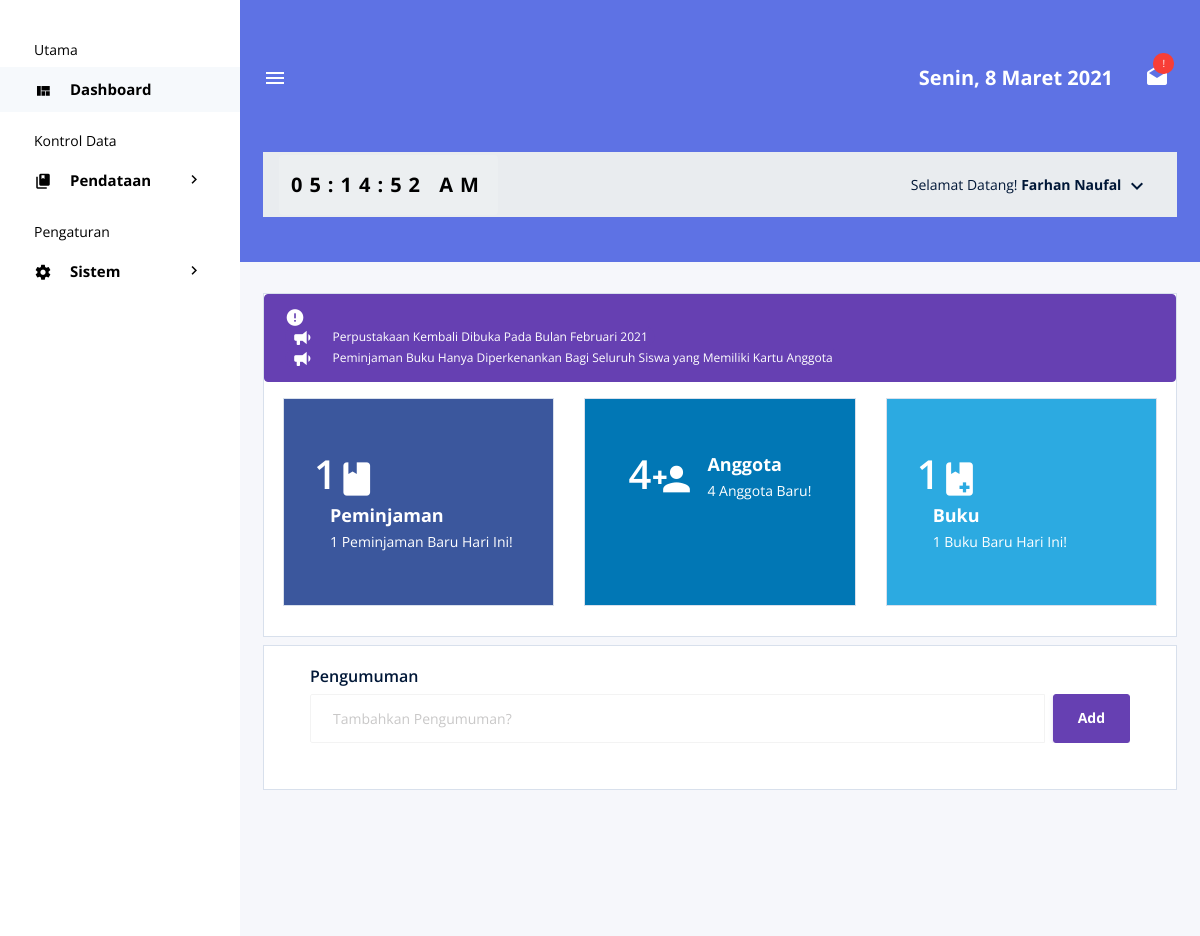
Screenshot of /views/Admin/Dashboard (signed in) with the database file from the repository.
### tables this page shows
CREATE TABLE `akun` (
  `id_anggota` varchar(10) NOT NULL,
  `email` varchar(50) NOT NULL,
  `password` varchar(255) NOT NULL,
  `rfid` varchar(100) DEFAULT NULL,
  `no_hp` varchar(16) NOT NULL,
  `nama` varchar(50) NOT NULL,
  `jekel` enum('LK','PR') NOT NULL,
  `kelas` varchar(50) NOT NULL,
  `level` enum('Admin','Petugas','NSiswa','Siswa') NOT NULL
);

CREATE TABLE `pengumuman` (
  `id` int(11) NOT NULL,
  `keterangan` varchar(200) NOT NULL
);

### views/Admin/Dashboard/index.php (the view, shortened to what this page needs)
<?php
if (isset($_SESSION['email'])) {
  $email = $_SESSION['email'];
};
include '../../../database/koneksi.php';
$today = date("Y-m-d");
?>
<?php
	$sql = $koneksi->query("SELECT count(id_buku) as buku from data_buku");
	while ($data= $sql->fetch_assoc()) {
		$buku=$data['buku'];
  }
  $kueri = $koneksi->query("SELECT COUNT(id_buku) FROM log_buku WHERE tgl_pembuatan LIKE '%".$today."%'");
  $result = $kueri->fetch_row();
  $log_buku = $result[0];
?>
<?php
	$sql = $koneksi->query("SELECT count(id_anggota) as agt from akun");
	while ($data= $sql->fetch_assoc()) {
		$agt=$data['agt'];
  }
  $kueri = $koneksi->query("SELECT COUNT(id_anggota) FROM log_akun WHERE tgl_pembuatan LIKE '%".$today."%'");
  $result = $kueri->fetch_row();
  $log_akun = $result[0];
?>
<?php
	$sql = $koneksi->query("SELECT count(id_sk) as pin from data_transaksi where status='PIN'");
	while ($data= $sql->fetch_assoc()) {
		$pin=$data['pin'];
  }
  $kueri = $koneksi->query("SELECT COUNT(id_buku) FROM log_pinjam WHERE tgl_pinjam LIKE '%".$today."%'");
  $result = $kueri->fetch_row();
  $log_pinjam = $result[0];
?>
<!DOCTYPE html>
<html lang="en">
<head>
  <link rel="stylesheet" href="../../../public/mdi/css/materialdesignicons.min.css">
  <link rel="stylesheet" href="../../../public/css/vendor.bundle.base.css">
  <link rel="stylesheet" href="https://cdn.datatables.net/1.10.21/css/dataTables.bootstrap4.min.css">
  <link rel="stylesheet" href="../../../public/css/vertical-style.css">
  <link rel="stylesheet" href="../../../public/css/Custom.css">
</head>
<body>
  <div class="container-scroller d-flex">
    <?php include '../Partials/_sidebar.php'; ?>
    <div class="container-fluid page-body-wrapper">
      <?php include '../Partials/_navbar.php'; ?>
      <div class="main-panel">
        <div class="content-wrapper">
          <div class="card mb-2">
            <div class="alert alert-fill-primary" role="alert">
              <i class="mdi mdi-alert-circle" data-toggle="tooltip" data-placement="top" title data-original-title="Pengumuman Terkini!"></i>
              <marquee>
              <?php
              $stmt = $koneksi->prepare("SELECT * FROM pengumuman");
              $stmt->execute();
              $hp = $stmt->get_result();
              while($p = $hp->fetch_assoc()){
                echo "<div class='badge badge-pill badge-primary '><i class='mdi mdi-bullhorn'></i>".$p['keterangan']."</div>";
              }
              ?>
              </marquee>
            </div>
            <div class="row ml-1 mr-1">
              <div class="col-md-4 grid-margin stretch-card">
                <div class="card bg-facebook d-flex align-items-center">
                  <div class="card-body py-5">
                    <div class="d-flex flex-row align-items-center flex-wrap justify-content-md-center justify-content-xl-start py-1">
                      <?php
                        $out = strlen($pin) > 4 ? substr($pin,0,4)."..." : $pin;
                        $total_peminjaman = $out;
                        echo "<h2 class='text-white icon-lg'>$total_peminjaman</h2>";
                        ?>
                        <i class="mdi mdi-book text-white icon-lg"></i>
                      <div class="ml-3 ml-md-0 ml-xl-3">
                        <h5 class="text-white font-weight-bold">Peminjaman</h5>
                        <p class="mt-2 text-white card-text">
                        <?php
                        if ($log_pinjam==0){
                          echo("Tidak Ada Peminjaman Hari Ini");
                        }else{
                          echo("".$log_pinjam." Peminjaman Baru Hari Ini!");
                        }
                        ?>
                        </p>
                      </div>
                    </div>
                  </div>
                </div>
              </div>
              <div class="col-md-4 grid-margin stretch-card">
                <div class="card bg-linkedin d-flex align-items-center">
                  <div class="card-body py-5">
                    <div class="d-flex flex-row align-items-center flex-wrap justify-content-md-center justify-content-xl-start py-1">
                      <?php
                        $out = strlen($agt) > 4 ? substr($agt,0,4)."..." : $agt;
                        $anggota = $out;
                        echo "<h2 class='text-white icon-lg'>$anggota</h2>";
                        ?>
                        <i class="mdi mdi-account-plus text-white icon-lg"></i>
                      <div class="ml-3 ml-md-0 ml-xl-3">
                        <h5 class="text-white font-weight-bold">Anggota</h5>
                        <p class="mt-2 text-white card-text">
                        <?php
                        if ($log_akun==0){
                          echo("Tidak Ada Anggota Baru Hari Ini!");
                        }else{
                          echo("".$log_akun." Anggota Baru!");
                        }
                        ?>
                        </p>
                      </div>
                    </div>
                  </div>
                </div>
              </div>
              <div class="col-md-4 grid-margin stretch-card">
                <div class="card bg-twitter d-flex align-items-center">
                  <div class="card-body py-5">
                    <div class="d-flex flex-row align-items-center flex-wrap justify-content-md-center justify-content-xl-start py-1">
                      <?php
                        echo "<h2 class='text-white icon-lg'>$buku</h2>";
                        ?>
                        <i class="mdi mdi-book-plus text-white icon-lg"></i>
                      <div class="ml-3 ml-md-0 ml-xl-3">
                        <h5 class="text-white font-weight-bold">Buku</h5>
                        <p class="mt-2 text-white card-text">
                        <?php
                        if ($log_buku==0){
                          echo("Tidak Ada Buku Baru");
                        }else{
                          echo("".$log_buku." Buku Baru Hari Ini!");
                        }
                        ?>
                        </p>
                      </div>
                    </div>
                  </div>
                </div>
              </div>
            </div>
          </div>
          <div class="card px-3">
								<div class="card-body">
									<h4 class="card-title">Pengumuman</h4>
									<div class="add-items d-flex">
										<input type="text" class="form-control todo-list-input" placeholder="Tambahkan Pengumuman?">
										<button class="btn btn-primary font-weight-bold todo-list-add-btn">Add</button>
									</div>
								</div>
							</div>
        </div>
      </div>
    </div>
  </div>
</body>
</html>

### views/Admin/Partials/_navbar.php (shortened to what this page needs)
<nav class="navbar col-lg-12 col-12 px-0 py-0 py-lg-4 d-flex flex-row">
        <div class="navbar-menu-wrapper d-flex align-items-center justify-content-end">
          <button class="navbar-toggler navbar-toggler align-self-center" type="button" data-toggle="minimize">
            <span class="mdi mdi-menu"></span>
          </button>
          <ul class="navbar-nav navbar-nav-right">
            <li class="nav-item">
              <h4 id="TampilTanggal" class="mb-0 font-weight-bold d-none d-xl-block"></h4>
            </li>
            <li class="nav-item dropdown mr-2">
              <a class="nav-link count-indicator dropdown-toggle d-flex align-items-center justify-content-center" id="notificationDropdown" href="#" data-toggle="dropdown">
                <i class="mdi mdi-email-open mx-0"></i>
                <?php
                $today = date("Y-m-d");
                $notifikasi = "SELECT DATE(l.tgl_pembuatan) as tanggal FROM log_akun l INNER JOIN akun a ON l.id_anggota=a.id_anggota WHERE l.tgl_pembuatan LIKE '%".$today."%' AND a.level='NSiswa'";
                $notifikasi = $koneksi->query($notifikasi);
                $combine = $notifikasi->num_rows;
                if($combine>0){
                  echo("<span class='count bg-danger'>!</span>");
                }else{
                  echo("");
                }
                ?>
              </a>
            </li>
          </ul>
        </div>
        <div class="navbar-menu-wrapper navbar-search-wrapper d-none d-lg-flex align-items-center">
          <ul class="navbar-nav mr-lg-2">
            <li class="nav-item nav-search d-none d-lg-block">
              <div class="input-group">
                <div id="MyClockDisplay" class="clock font-weight-bold d-none d-xl-block" onload="showTime()"></div>
              </div>
            </li>
          </ul>
          <ul class="navbar-nav navbar-nav-right">
            <li class="nav-item nav-profile dropdown">
              <a class="nav-link dropdown-toggle" href="#" data-toggle="dropdown" id="profileDropdown">
                <span class="nav-profile-name"> Selamat Datang!
                  <b>
                <?php
                $sql = "SELECT * FROM akun WHERE email='$email';";
                $result = $koneksi -> query($sql);
                $row = $result -> fetch_assoc();
                echo($row["nama"]);
                ?>
                  </b>
                </span>
              </a>
            </li>
          </ul>
        </div>
      </nav>

### public/css/Custom.css (style rules this page uses)
body { margin: 0px; padding: 0px; background: #f6f7fb; }
.clock { color: #000000; font-size: 20px; letter-spacing: 7px; }

### rows the page displays
akun: nama "Farhan Naufal"
pengumuman: keterangan "Perpustakaan Kembali Dibuka Pada Bulan Februari 2021"
pengumuman: keterangan "Peminjaman Buku Hanya Diperkenankan Bagi Seluruh Siswa yang Memiliki Kartu Anggota"

### other values shown
$total_peminjaman "1"
$log_pinjam "1"
$anggota "4"
$log_akun "4"
$buku "1"
$log_buku "1"
